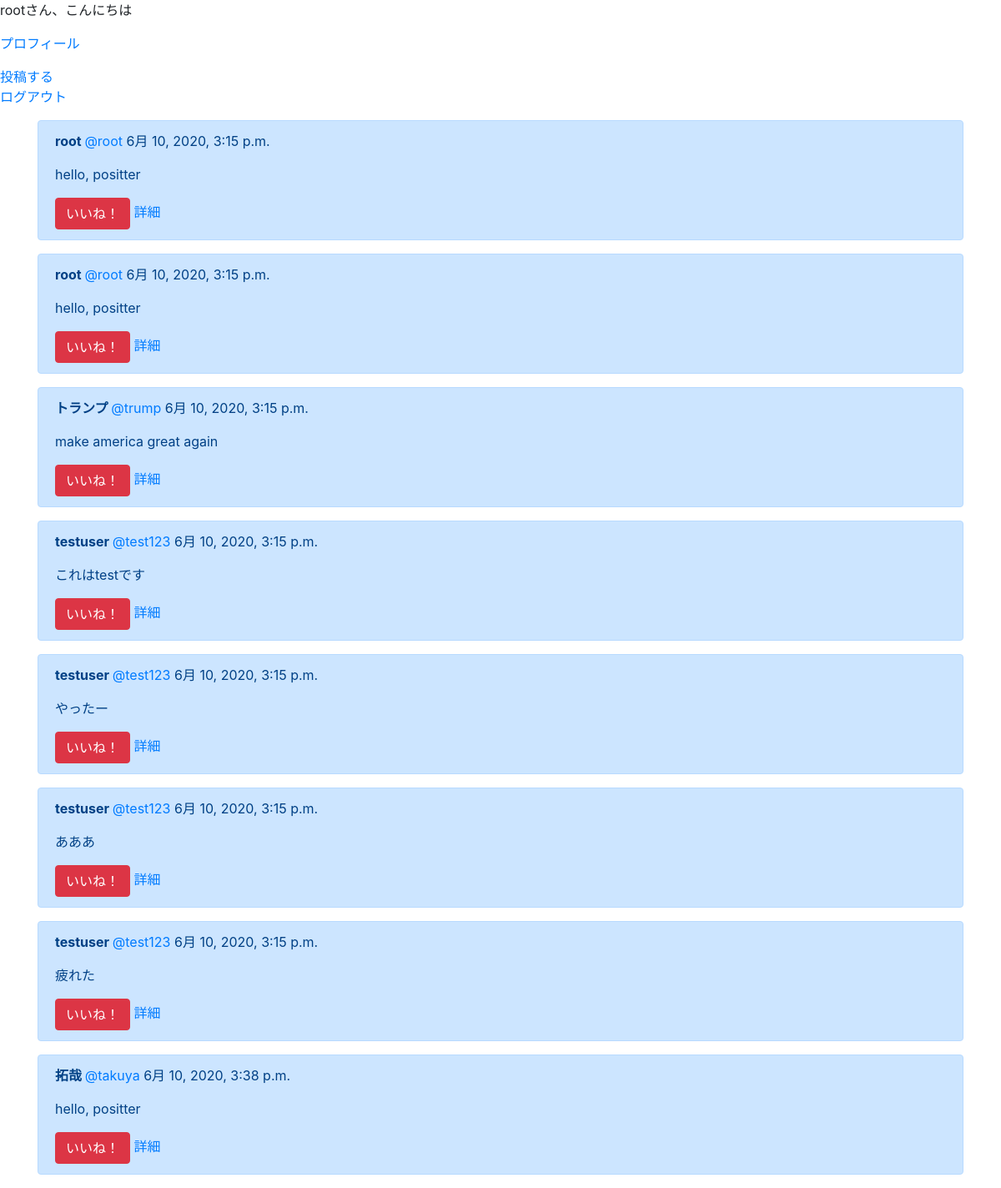
Screenshot of /home/ (signed in) with the database file from the repository.
### positterapp/models.py (models this page shows, shortened)
class Profile(models.Model):
    user = models.OneToOneField(User,
                                on_delete=models.CASCADE,
                                related_name="profile")
    display_name = models.CharField(max_length=20)
    birthday = models.DateField(auto_now=False, null=True, blank=True)

class Post(models.Model):
    author = models.ForeignKey(User, on_delete=models.CASCADE)
    text = models.TextField()
    positive_score = models.IntegerField(null=True)
    created_at = models.DateTimeField(default=timezone.now)

### positterapp/views.py (the view)
# urls.py: path('home/', views.homefunc, name='home'),
def homefunc(request):
    object_list = Post.objects.all()
    if request.user.is_authenticated:
        user = request.user
        profile = Profile.objects.get(user=user)
        return render(request, 'home.html', {
            'object_list': object_list,
            'profile': profile
        })
    else:
        return redirect('index')

### templates/home.html (shortened to what this page needs)
{% extends 'base.html' %}
{% block content %}
<p>{{profile.display_name}}さん、こんにちは</p>
<p><a href="{% url 'profile' user.username %}">プロフィール</a></p>
<a href="{% url 'create'%}">投稿する</a>
<p><a href="{% url 'logout'%}">ログアウト</a></p>
<div class="container">
    {% for item in object_list %}
    <div class="alert alert-primary" role="alert">
        <p><b>{{item.author.profile.display_name}} </b><a href="{% url 'profile' item.author %}">@{{item.author}}  </a> {{item.created_at}}</p>
        <p>{{ item.text}}</p>
        <button type="button" class="btn btn-danger">いいね！</button>
        <a href="{% url 'detail' item.pk %}">詳細</a>
    </div>
    {% endfor %}
</div>
{% endblock content %}

### rows the page displays
Profile: display_name "root"
Post: author.profile.display_name "root", author "root", created_at "6月 10, 2020, 3:15 p.m.", text "hello, positter"
Post: author.profile.display_name "root", author "root", created_at "6月 10, 2020, 3:15 p.m.", text "hello, positter"
Post: author.profile.display_name "トランプ", author "trump", created_at "6月 10, 2020, 3:15 p.m.", text "make america great again"
Post: author.profile.display_name "testuser", author "test123", created_at "6月 10, 2020, 3:15 p.m.", text "これはtestです"
Post: author.profile.display_name "testuser", author "test123", created_at "6月 10, 2020, 3:15 p.m.", text "やったー"
Post: author.profile.display_name "testuser", author "test123", created_at "6月 10, 2020, 3:15 p.m.", text "あああ"
Post: author.profile.display_name "testuser", author "test123", created_at "6月 10, 2020, 3:15 p.m.", text "疲れた"
Post: author.profile.display_name "拓哉", author "takuya", created_at "6月 10, 2020, 3:38 p.m.", text "hello, positter"
